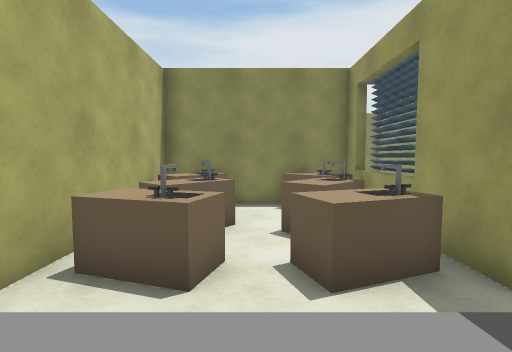
View 1 (above)

17 first-person views from a walk through a scene from a Unity 3-D project. The camera is 1.3 m above the floor, tilts 4° down and sees 85° across. The floor is counted in squares, 1 m on a side. Each view is taken from the middle of a square. On the plan, view 1 faces up. The plan holds only what a view shows up to about 13 squares ahead; the rest is blank. The place goes on beyond the plan. The player character is not drawn. Door leaves are left out, so doorways stand open.

View 2
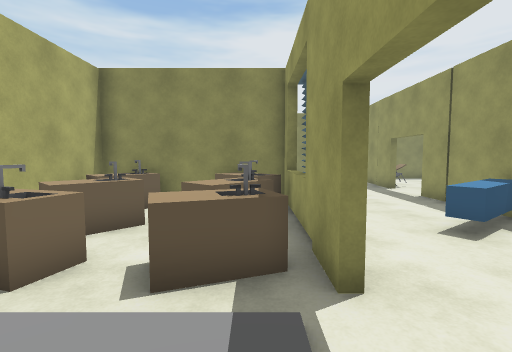

View 3
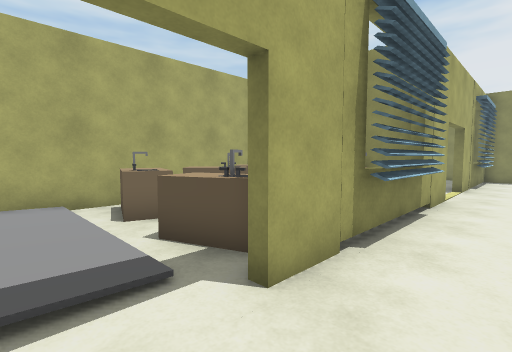

View 4
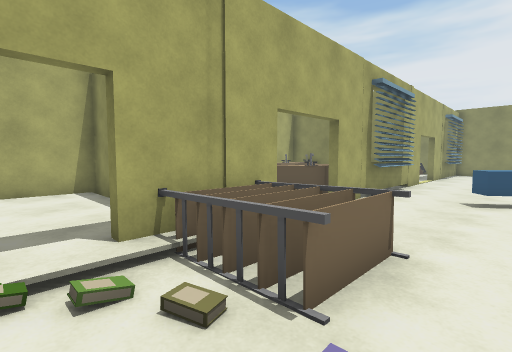

View 5
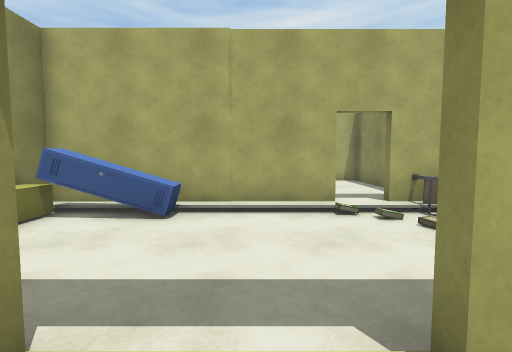

View 6
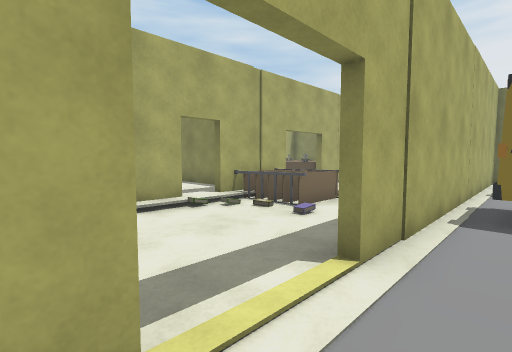

View 7
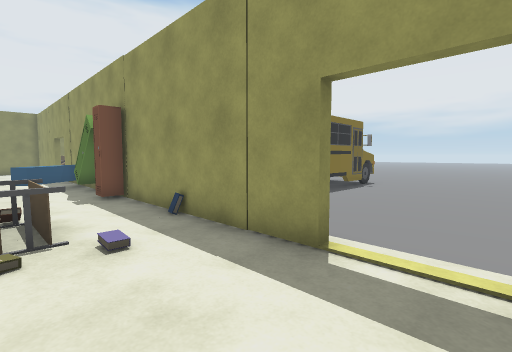

View 8
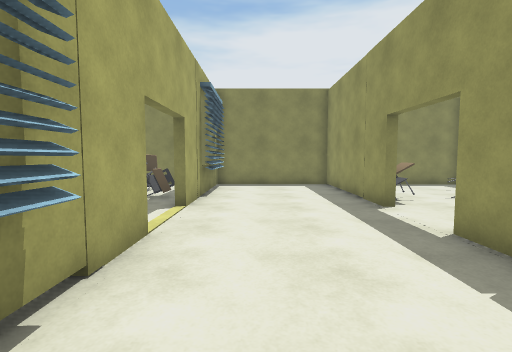

View 9
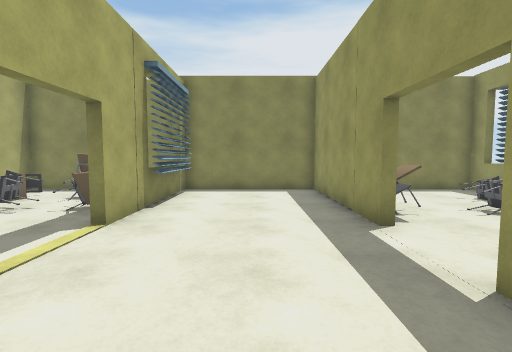

View 10
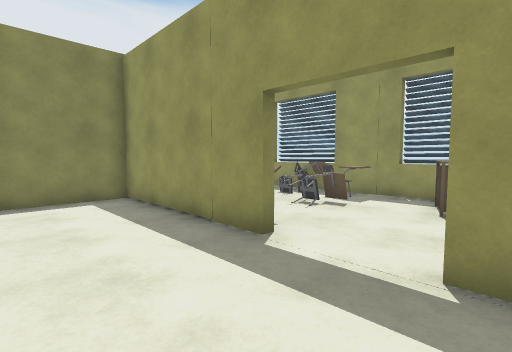

View 11
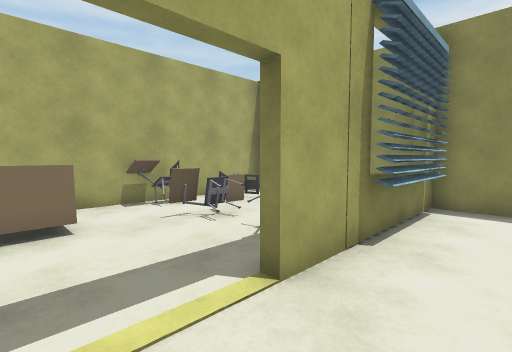

View 12
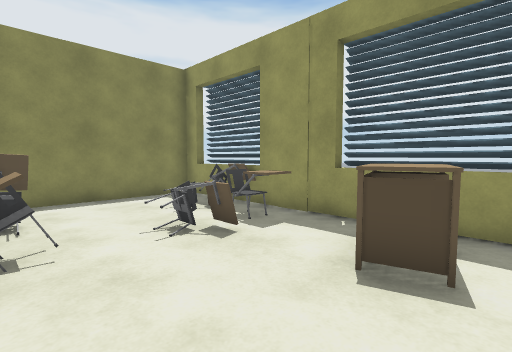

View 13
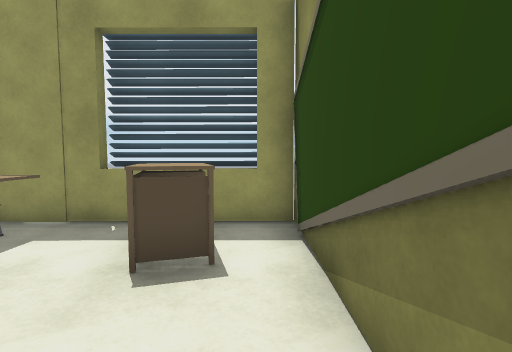

View 14
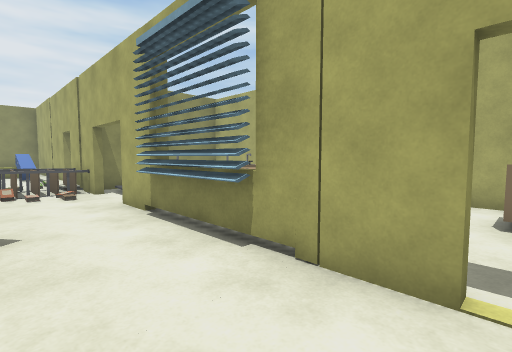

View 15
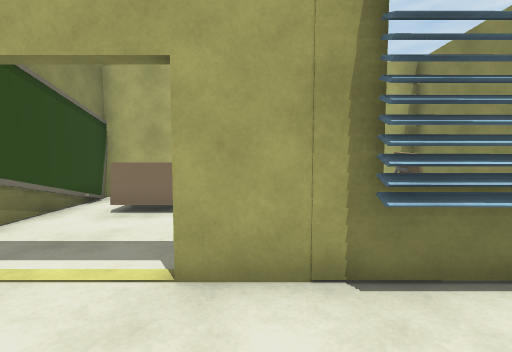

View 16
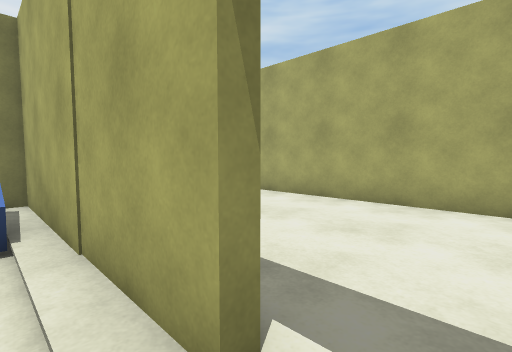

View 17
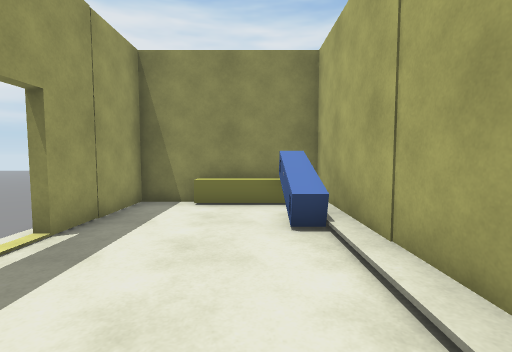

### Floor plan
Ten units are one square. View 1 is at (0, 0); x grows to the right and y downward. Boxes are objects, and circles mark ways between rooms. Rooms are numbered by the first view taken in them; rooms with no view inside come last. Other rooms are left out.
<svg viewBox="-34 -195 184 315">
<path fill="none" stroke="#000" d="M29 -29 29 -89 -29 -89 -29 -12M18 9 26 9M83 -74 83 -106M32 -5 32 27M32 -106 32 -29M32 40 32 110 45 110M83 50 83 -15M83 -131 83 -190 32 -190 32 -131M64 110 83 110 83 74M86 -90 86 50M86 74 86 80M97 -93 145 -93 145 -190 94 -190M29 -190 -29 -190 -29 -93 10 -93"/>
<rect x="-25" y="-45" width="20" height="20" fill="#bbb"><title>table</title></rect>
<rect x="-25" y="-75" width="20" height="30" fill="#bbb"><title>table</title></rect>
<rect x="-25" y="-85" width="20" height="20" fill="#bbb"><title>table</title></rect>
<rect x="5" y="-45" width="20" height="20" fill="#bbb"><title>table</title></rect>
<rect x="5" y="-65" width="20" height="20" fill="#bbb"><title>table</title></rect>
<rect x="5" y="-85" width="20" height="20" fill="#bbb"><title>table</title></rect>
<rect x="35" y="75" width="10" height="30" fill="#bbb"><title>locker</title></rect>
<rect x="35" y="-5" width="30" height="30" fill="#bbb"><title>rack</title></rect>
<rect x="45" y="105" width="20" height="10" fill="#bbb"><title>locker</title></rect>
<rect x="55" y="-75" width="30" height="30" fill="#bbb"><title>locker</title></rect>
<rect x="75" y="-25" width="10" height="10" fill="#bbb"><title>locker</title></rect>
<rect x="75" y="-55" width="10" height="20" fill="#bbb"><title>locker</title></rect>
<rect x="85" y="-155" width="10" height="20" fill="#bbb"><title>chair</title></rect>
<rect x="85" y="-175" width="20" height="10" fill="#bbb"><title>chair</title></rect>
<rect x="105" y="-155" width="20" height="20" fill="#bbb"><title>chair</title></rect>
<rect x="115" y="-115" width="20" height="10" fill="#bbb"><title>table</title></rect>
<rect x="125" y="-155" width="20" height="20" fill="#bbb"><title>chair</title></rect>
<rect x="125" y="-165" width="10" height="10" fill="#bbb"><title>chair</title></rect>
<rect x="135" y="-175" width="10" height="20" fill="#bbb"><title>chair</title></rect>
<rect x="-25" y="-155" width="10" height="20" fill="#bbb"><title>chair</title></rect>
<rect x="-25" y="-175" width="20" height="20" fill="#bbb"><title>chair</title></rect>
<rect x="-15" y="-125" width="10" height="20" fill="#bbb"><title>table</title></rect>
<rect x="-5" y="-155" width="10" height="20" fill="#bbb"><title>chair</title></rect>
<rect x="-5" y="-175" width="20" height="20" fill="#bbb"><title>chair</title></rect>
<rect x="15" y="-155" width="10" height="20" fill="#bbb"><title>chair</title></rect>
<circle cx="30" cy="-20" r="3" fill="#2a7"/>
<circle cx="90" cy="60" r="3" fill="#2a7"/>
<circle cx="80" cy="-120" r="3" fill="#2a7"/>
<circle cx="30" cy="-120" r="3" fill="#2a7"/>
<text x="0" y="-40">1</text>
<text x="60" y="-40">2</text>
<text x="100" y="-80">3</text>
<text x="120" y="-140">4</text>
<text x="0" y="-140">5</text>
</svg>
Room 1 opens to room 2. Room 2 opens to room 3. Room 2 opens to room 4. Room 2 opens to room 5.

Where each view was taken, in squares from view 1:
view 1: 0 up, 0 right, facing up
view 2: 0 up, 2 right, facing up
view 3: 1 up, 5 right, facing up-left
view 4: 4 down, 7 right, facing up-left
view 5: 6 down, 10 right, facing left
view 6: 8 down, 10 right, facing up-left
view 7: 7 down, 5 right, facing up-right
view 8: 6 up, 5 right, facing up
view 9: 8 up, 6 right, facing up
view 10: 10 up, 5 right, facing up-right
view 11: 11 up, 5 right, facing up-left
view 12: 10 up, 9 right, facing up-right
view 13: 10 up, 9 right, facing right
view 14: 11 up, 6 right, facing down-left
view 15: 14 up, 6 right, facing left
view 16: 3 down, 4 right, facing down-left
view 17: 3 down, 5 right, facing down
